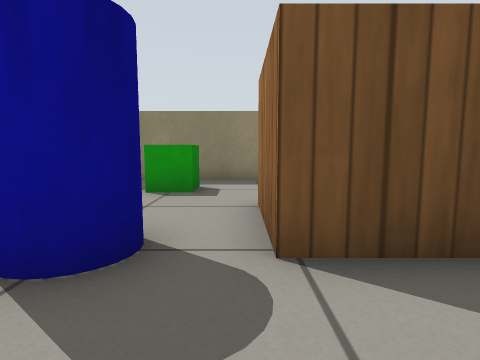
[1] (above)

16 first-person views from a walk through a world built for the Gazebo simulator. The camera is 0.45 m above the floor, tilts 6° down and sees 80° across. The floor is counted in squares, 0.5 m on a side. Each view is taken from the middle of a square. On the plan, view 1 faces up. The plan holds only what a view shows up to about 11 squares ahead; the rest is blank. Gazebo's built-in surfaces are drawn with simple patterns.

[2]
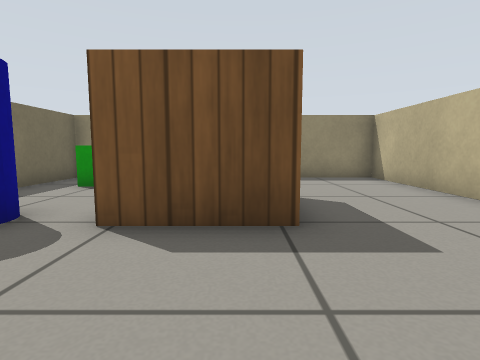

[3]
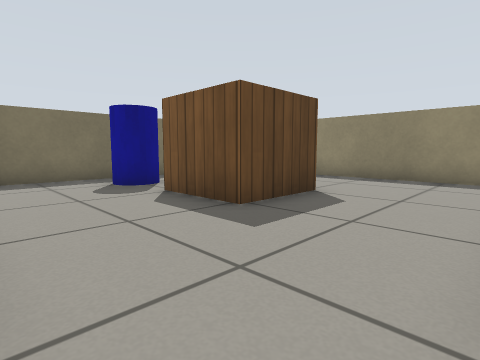

[4]
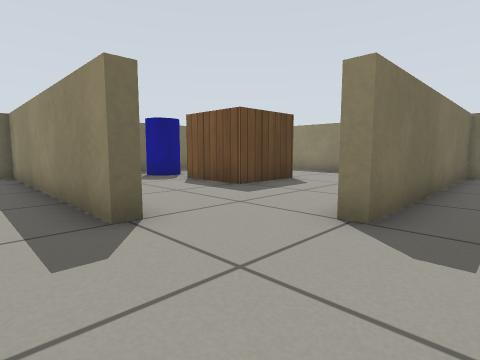

[5]
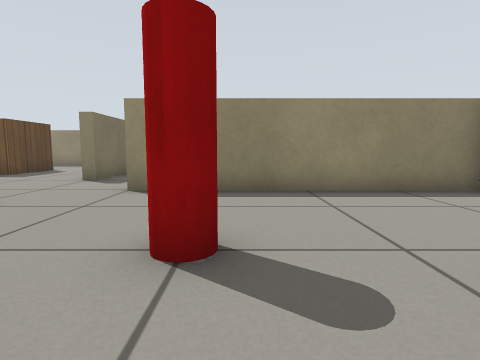

[6]
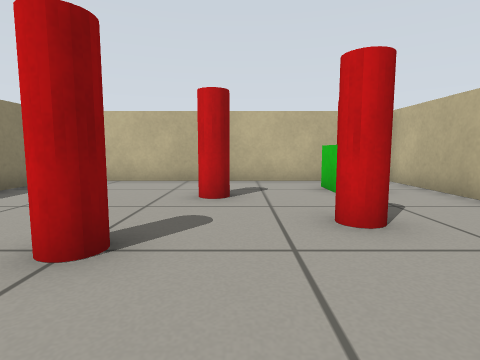

[7]
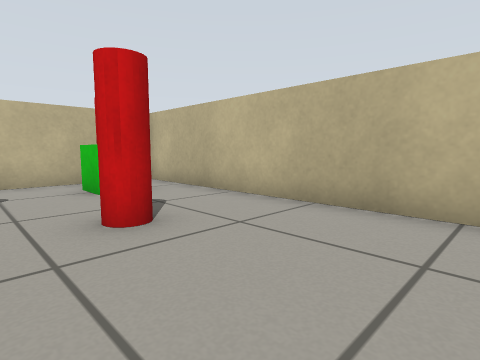

[8]
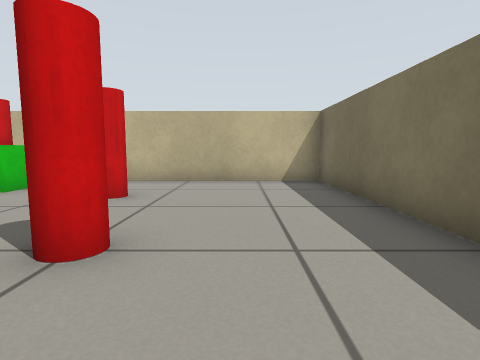

[9]
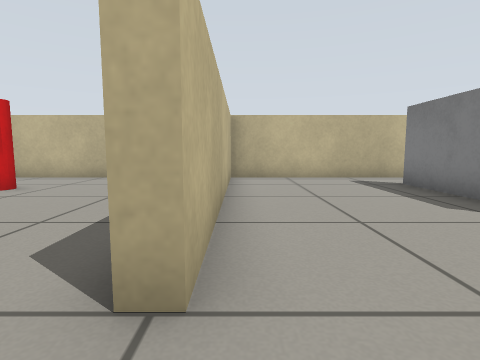

[10]
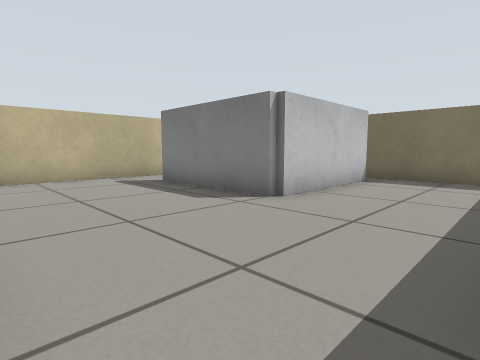

[11]
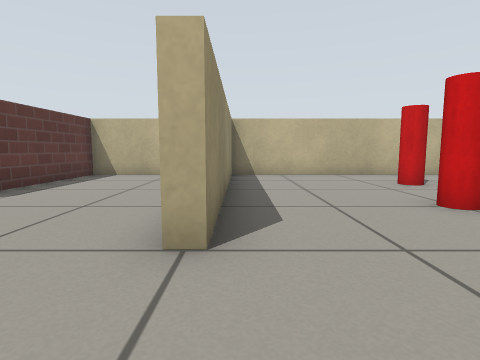

[12]
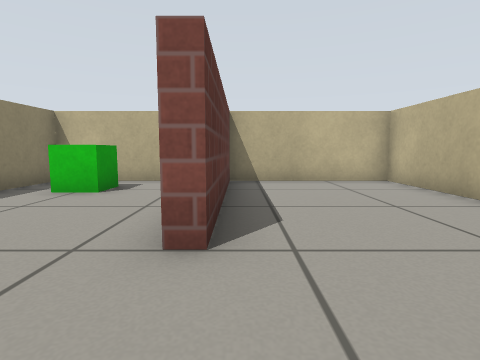

[13]
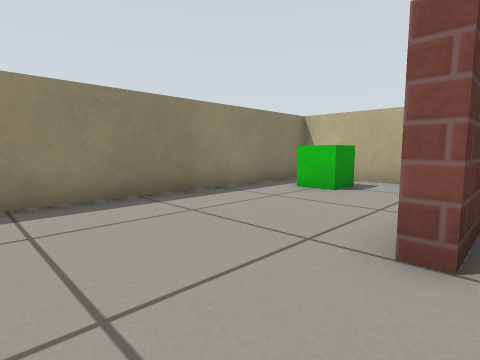

[14]
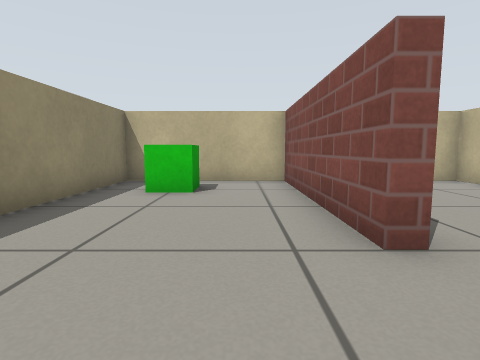

[15]
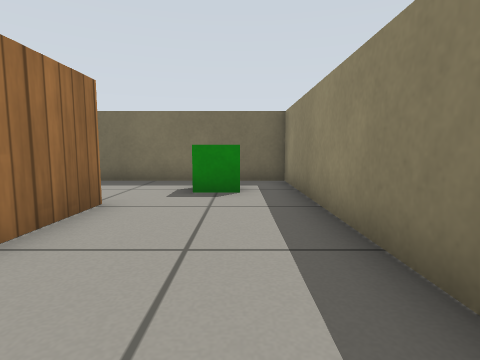

[16]
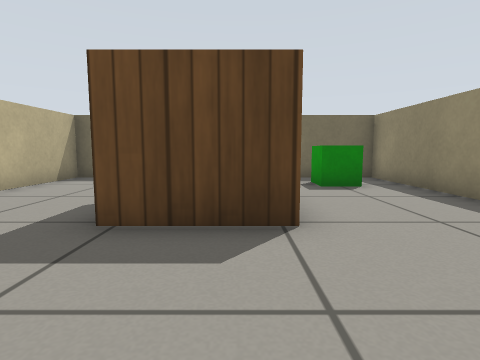

### Floor plan
Points are (right, up) in squares from view 1. A wall is a line through its corners. A room is listed if a view was taken in it or the views show most of it. See-through windows are left out.
Room 1 (views 1, 2, 3, 9, 10, 11, 15, 16)
walls: (6.3, 4) (6.3, 8.3) (-3.3, 8.3) (-3.3, -1.3) (-0.2, -1.3); (4.5, -1.2) (4.5, -1.7); (6.7, 0.5) (6.2, 0.5); (6.3, -3.5) (6.8, -3.5); (8.5, -1.7) (8.5, -1.2)
ways out: opening at (8, -2.5) to room 2; opening at (7.5, -0.5) to room 3; opening at (5.5, -3.5) to room 4
objects: blue cylinder (-2, 2) to (-1, 3); green box (-2, 6) to (-1, 7); wooden box (1, 3) to (2, 4)
Room 2 (views 4, 5, 6, 7, 8)
walls: (16.3, -9.9) (16.3, -1.7) (8.5, -1.7); (6.7, -5.6) (6.7, -11.3) (16.2, -11.3)
ways out: opening at (8, -2.5) to room 1
objects: red cylinder (10, -6) to (11, -5); red cylinder (11, -9) to (12, -8); red cylinder (13, -7) to (14, -6); green box (14, -10) to (15, -9); red cylinder (15, -9)
Room 3 (views 12, 13, 14)
walls: (13, -1.3) (16.3, -1.3) (16.3, 3.3) (10.5, 3.3) (10.5, 3.7) (16.3, 3.7) (16.3, 8.3) (6.7, 8.3) (6.7, 0.5)
ways out: opening at (7.5, -0.5) to room 1
objects: green box (14, 6) to (15, 7)
Room 4 (no view inside)
walls: (4.5, -1.7) (-3.3, -1.7) (-3.3, -5.6); (1.6, -11.3) (6.4, -11.3); (-2.6, -5.3) (1.7, -5.3) (1.7, -9.5); (6.3, -10.9) (6.3, -3.5)
ways out: opening at (5.5, -3.5) to room 1; opening at (2, -10.5)

Where each view was taken, in squares from view 1:
view 1: 0 up, 0 right, facing up
view 2: 1 down, 2 right, facing up
view 3: 1 down, 6 right, facing up-left
view 4: 3 down, 8 right, facing up-left
view 5: 8 down, 11 right, facing up
view 6: 7 down, 8 right, facing right
view 7: 7 down, 8 right, facing down-right
view 8: 3 down, 9 right, facing down
view 9: 2 down, 6 right, facing down
view 10: 2 down, 6 right, facing down-left
view 11: 2 down, 6 right, facing right
view 12: 3 up, 8 right, facing right
view 13: 3 up, 8 right, facing up-right
view 14: 5 up, 8 right, facing right
view 15: 7 up, 5 right, facing left
view 16: 4 up, 6 right, facing left
